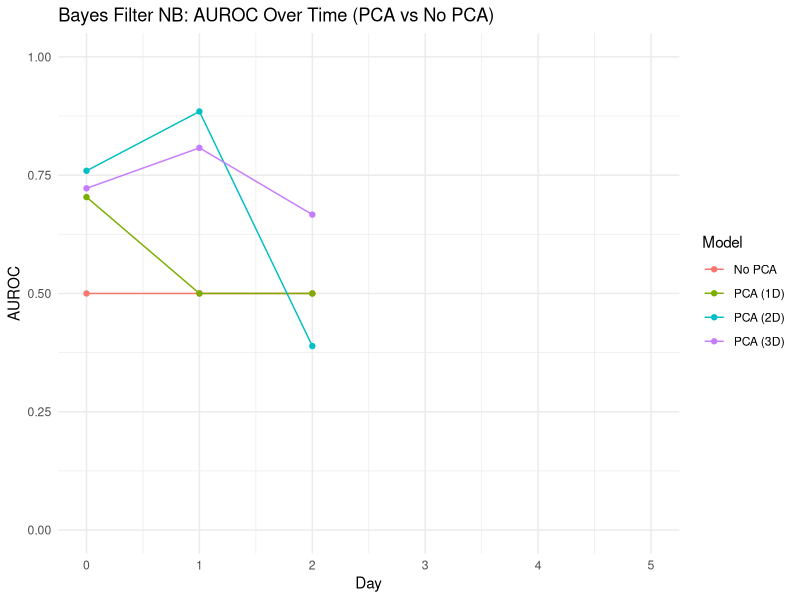
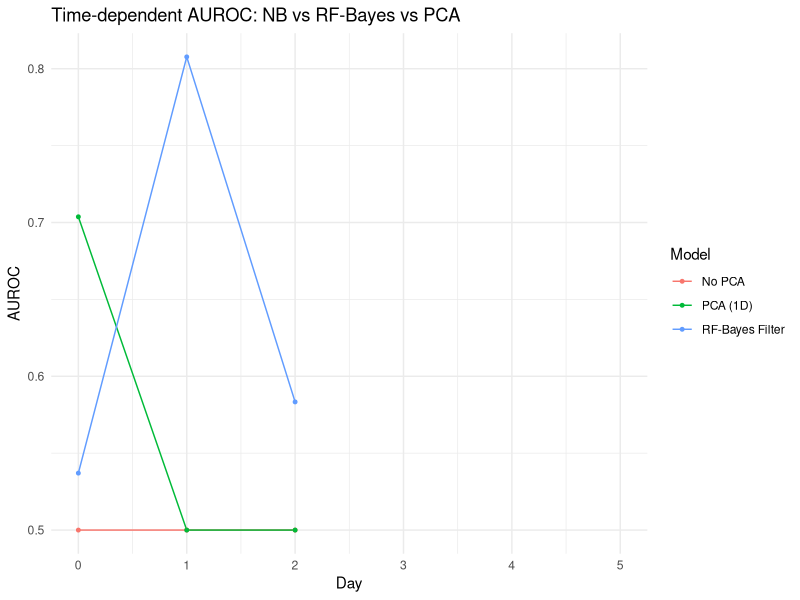
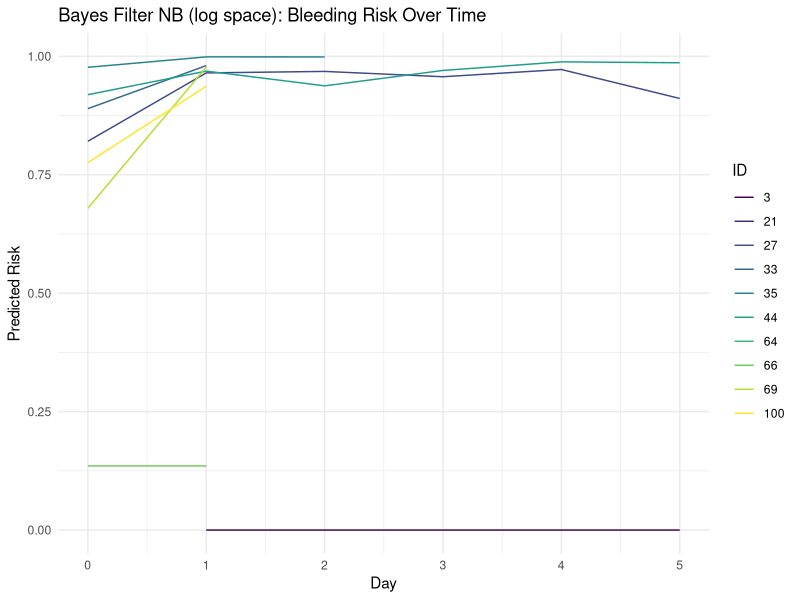
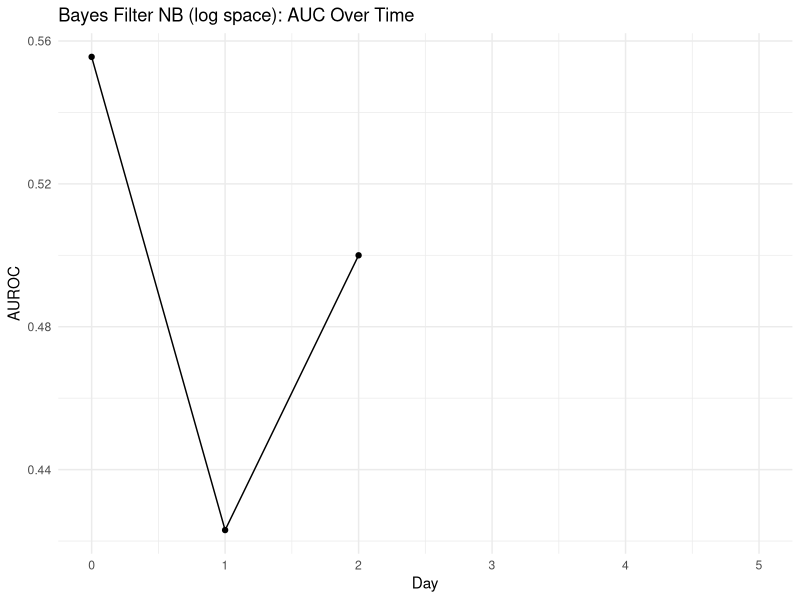
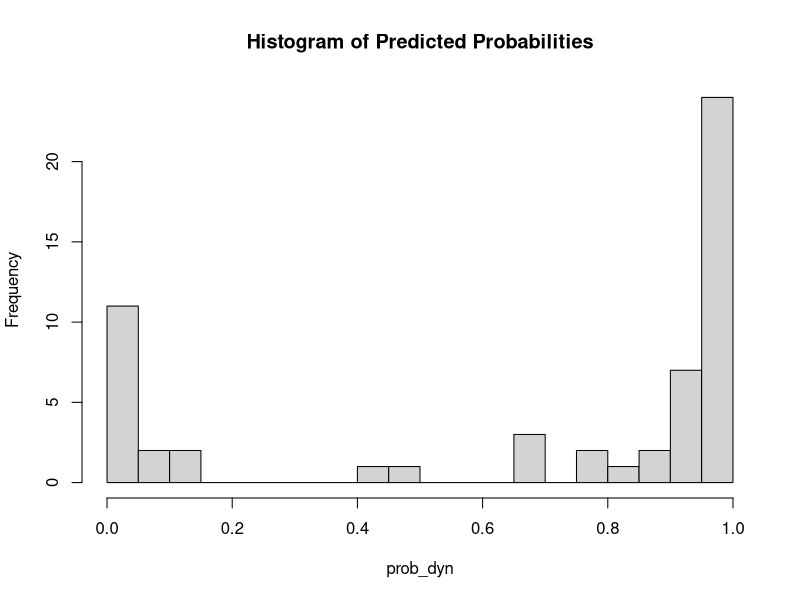
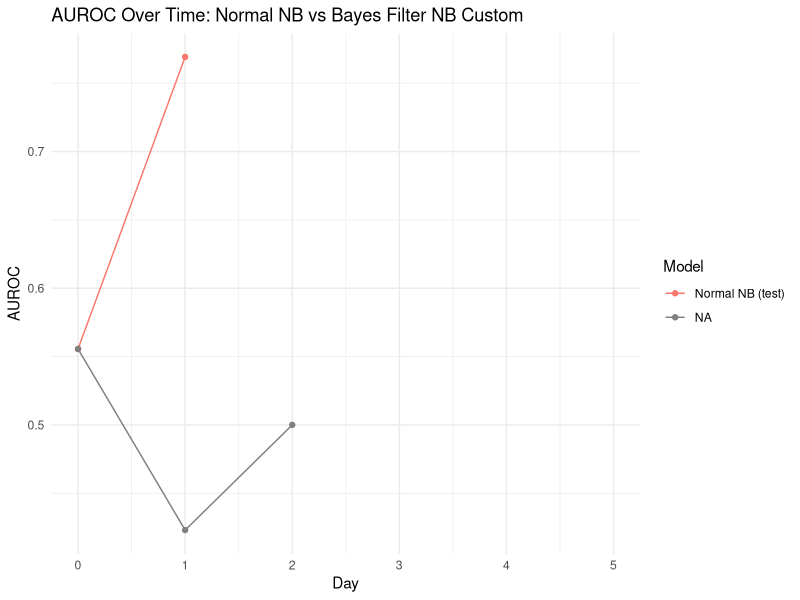

Write R code to recreate these figures, in order.
# =============================================================================
# Dynamic Naïve Bayes Filter for Bleeding Prediction
# =============================================================================

# --- ライブラリ読み込み ---
library(dplyr)
library(ggplot2)
library(pROC)
library(caret)
library(e1071)

# --- パラメータ ---
small <- 1e-6  # ゼロ分散対策用

# --- データ読み込み＋ラベル付与 ---
NB_bleeding <- read.csv("NB_bleeding_demo.csv", header = TRUE, sep = ",") %>%
  arrange(id, day) %>%
  group_by(id) %>%
  # 次の time の status をそのまま status_next として持ってくる
  mutate(status_next = lead(status)) %>%
  ungroup()

NB_bleeding <- NB_bleeding %>%
  select(status_next, everything())

NB_bleeding$status_next[!is.na(NB_bleeding$status_next)] <- 0
NB_bleeding$status[!is.na(NB_bleeding$status_next)] <- NB_bleeding$status_next[!is.na(NB_bleeding$status_next)]

NB_bleeding <- NB_bleeding %>%
  group_by(id) %>% mutate(status_next = lead(status)) %>%
  ungroup()

NB_bleeding <- NB_bleeding %>%
  filter(!is.na(status_next))

# --- 変数指定（静的・動的） ---
static_vars  <- names(NB_bleeding)[which(names(NB_bleeding) == "age"):
                                     which(names(NB_bleeding) == "main_disease")]
dynamic_vars <- names(NB_bleeding)[which(names(NB_bleeding) == "wbc"):
                                     which(names(NB_bleeding) == "gtp")]
all_vars <- c(static_vars, dynamic_vars)

# =============================================================================
# 条件付き分布の統計量推定
# =============================================================================
get_conditional_stats <- function(df, vars) {
  stats <- list()
  for (v in vars) {
    grp <- df %>%
      filter(!is.na(.data[[v]]), !is.na(status_next)) %>% #修正しました
      group_by(status_next) %>%
      summarise(
        mean = mean(.data[[v]], na.rm = TRUE),
        sd   = sd(.data[[v]],   na.rm = TRUE),
        .groups = "drop"
      )
    # 両クラスの情報があるかチェック（なければ NA で埋める）
    mean1 <- grp$mean[grp$status_next == 1]
    sd1   <- grp$sd[grp$status_next == 1]
    mean0 <- grp$mean[grp$status_next == 0]
    sd0   <- grp$sd[grp$status_next == 0]
    stats[[v]] <- list(
      mean1 = ifelse(length(mean1)>0, mean1, NA),
      sd1   = ifelse(length(sd1  )>0, sd1,   NA),
      mean0 = ifelse(length(mean0)>0, mean0, NA),
      sd0   = ifelse(length(sd0  )>0, sd0,   NA)
    )
  }
  return(stats)
}

# =============================================================================
# 各変数の log-likelihood ratio を計算
# =============================================================================
compute_log_likelihood_ratio <- function(row, cond_stats) {
  log_ratio <- 0
  for (v in names(cond_stats)) {
    if (!is.na(cond_stats[[v]]$mean1) && !is.na(cond_stats[[v]]$mean0)) {
      x   <- as.numeric(row[[v]])
      if (!is.na(x)) {
        mu1 <- cond_stats[[v]]$mean1
        sd1 <- max(cond_stats[[v]]$sd1, small)
        mu0 <- cond_stats[[v]]$mean0
        sd0 <- max(cond_stats[[v]]$sd0, small)
        log_p1 <- dnorm(x, mean = mu1, sd = sd1, log = TRUE)
        log_p0 <- dnorm(x, mean = mu0, sd = sd0, log = TRUE)
        log_ratio <- log_ratio + (log_p1 - log_p0)
      }
    }
  }
  return(log_ratio)
}

# =============================================================================
# ログオッズを累積更新するフィルター(参考、これは使わない)
# =============================================================================
apply_log_bayes_filter_weighted <- function(data, cond_stats, prior_init = 0.5, alpha = 0.5) {
  data <- data %>% arrange(id, day)
  data <- data %>% group_by(id) %>% mutate(
    score_logadd = {
      logit_prev <- log(prior_init / (1 - prior_init))
      n_pts <- n()
      scores <- numeric(n_pts)
      for (i in seq_len(n_pts)) {
        row_i <- cur_data()[i, ]
        delta  <- compute_log_likelihood_ratio(row_i, cond_stats)
        # 重み付き更新（過去と現在を alpha : 1-alpha で混合）
        # 原案はalphaなしのlogit_now <- logit_prev + delta
        logit_now <- alpha * logit_prev + (1 - alpha) * delta
        scores[i]  <- logit_now
        logit_prev <- logit_now
      }
      scores
    },
    prob_logadd = 1 / (1 + exp(-score_logadd))
  ) %>% ungroup()
  return(data)
}
#_dynをlogaddに修正
#alphaを加えた。alpha = 1だと前回分、alpha = 0だと今回分のみの観測尤度

# =============================================================================
# Dynamic Naïve Bayes Filter
# =============================================================================
apply_bayes_filter_with_transition <- function(data, cond_stats,
                                               P11 = 0.9, P01 = 0.1,
                                               prior_init = 0.5) {
  data <- data %>% arrange(id, day)
  data %>% group_by(id) %>% mutate(
    score_dyn = {
      # step0: 初期の logit
      logit_prev <- log(prior_init / (1 - prior_init))
      scores <- numeric(n())
      for (i in seq_len(n())) {
        # 1) 直前の posterior を確率に戻す
        p_prev <- 1 / (1 + exp(-logit_prev))
        # 2) 状態遷移で今回の事前確率を計算
        prior_t <- p_prev * P11 + (1 - p_prev) * P01
        logit_trans <- log(prior_t / (1 - prior_t))
        # 3) 観測尤度差（log-likelihood ratio）を計算
        row_i <- cur_data()[i, ]
        delta  <- compute_log_likelihood_ratio(row_i, cond_stats)
        # 4) 遷移後の logit に尤度差を足して更新
        logit_now <- logit_trans + delta
        scores[i] <- logit_now
        logit_prev <- logit_now
      }
      scores
    },
    prob_dyn = 1 / (1 + exp(-score_dyn))
  ) %>% ungroup()
}

# =============================================================================
#' Dynamic Naive Bayes Filter with personalized transition probabilities
#' (P11 and P01 computed from static features at each time point)
# =============================================================================

apply_bayes_filter_with_transition_custom <- function(data, cond_stats,
                                                      beta = c(-2, 3, 0.05),
                                                      prior_init = 0.5) {
  # beta: coefficients for logistic model to compute P(Y_t = 1 | Y_{t-1}, static_vars)
  # beta[1] = intercept, beta[2] = coefficient for Y_{t-1}, beta[3:] = static feature coeffs
  
  data <- data %>% arrange(id, day)
  
  # 必要な静的変数の列を抽出（ここでは age だけを例示）
  static_vars <- c("age")  # 必要に応じて拡張
  
  data %>% group_by(id) %>% mutate(
    score_dyn = {
      logit_prev <- log(prior_init / (1 - prior_init))
      scores <- numeric(n())
      
      # static変数を1人ぶんだけ取り出す（id単位）
      static_vals <- cur_data()[1, static_vars, drop = TRUE] %>% as.numeric()
      
      for (i in seq_len(n())) {
        # 1) 前回の事後を確率に戻す
        p_prev <- 1 / (1 + exp(-logit_prev))
        
        # 2) 状態遷移確率をロジスティックで計算（個別化）
        y_prev <- round(p_prev)  # 簡易的に 0/1 として扱う
        z <- beta[1] + beta[2] * y_prev + sum(beta[3:length(beta)] * static_vals)
        prior_t <- 1 / (1 + exp(-z))
        
        # 3) 観測尤度差を計算
        row_i <- cur_data()[i, ]
        delta <- compute_log_likelihood_ratio(row_i, cond_stats)
        
        # 4) ロジット更新
        logit_now <- log(prior_t / (1 - prior_t)) + delta
        scores[i] <- logit_now
        logit_prev <- logit_now
      }
      scores
    },
    prob_dyn = 1 / (1 + exp(-score_dyn))
  ) %>% ungroup()
}

# =============================================================================
#' Dynamic Naive Bayes Filter with personalized transition probabilities, random forest
#' (P11 and P01 computed from static features at each time point)
# =============================================================================

library(randomForest)

apply_bayes_filter_with_transition_rf <- function(data, cond_stats, rf_model, prior_init = 0.5) {
  data <- data %>% arrange(id, day)
  
  # 静的変数の名前（id列など除く）
  static_vars <- setdiff(names(rf_model$forest$xlevels), "y_prev")
  
  data <- data %>% group_by(id) %>% mutate(
    score_dyn = {
      logit_prev <- log(prior_init / (1 - prior_init))
      scores <- numeric(n())
      
      # idごとの静的変数は1回だけ抽出
      static_vals <- cur_data()[1, static_vars, drop = FALSE]
      
      for (i in seq_len(n())) {
        # 前回の事後確率 → y_prev = 0 or 1 に変換（離散化）
        y_prev <- as.integer(round(1 / (1 + exp(-logit_prev))))
        
        # 状態遷移確率の予測
        row_rf <- cbind(y_prev = y_prev, static_vals)
        prior_t <- predict(rf_model, newdata = row_rf, type = "prob")[, "1"]
        
        # 観測尤度差（動的変数を用いて計算）
        row_i <- cur_data()[i, ]
        delta <- compute_log_likelihood_ratio(row_i, cond_stats)
        
        # ベイズ更新
        logit_trans <- log(prior_t / (1 - prior_t))
        logit_now <- logit_trans + delta
        scores[i] <- logit_now
        logit_prev <- logit_now
      }
      
      scores
    },
    prob_dyn = 1 / (1 + exp(-score_dyn))
  ) %>% ungroup()
  
  return(data)
}

# =============================================================================
# PCA
# =============================================================================

apply_bayes_filter_with_transition_pca <- function(data, cond_stats,
                                                   P11 = 0.9, P01 = 0.1,
                                                   prior_init = 0.5) {
  data <- data %>% arrange(id, day)
  
  # PCAデータでlog-likelihood ratioを計算 → 逐次的に更新
  data <- data %>% group_by(id) %>% mutate(
    score_dyn = {
      logit_prev <- log(prior_init / (1 - prior_init))
      scores <- numeric(n())
      
      for (i in seq_len(n())) {
        p_prev <- 1 / (1 + exp(-logit_prev))
        prior_t <- p_prev * P11 + (1 - p_prev) * P01
        logit_trans <- log(prior_t / (1 - prior_t))
        
        # PCA成分でlog-likelihoodを計算
        row_i <- cur_data()[i, ]
        delta <- compute_log_likelihood_ratio(row_i, cond_stats)
        
        logit_now <- logit_trans + delta
        scores[i] <- logit_now
        logit_prev <- logit_now
      }
      
      scores
    },
    prob_dyn = 1 / (1 + exp(-score_dyn))
  ) %>% ungroup()
  
  return(data)
}

# 学習／テストデータの分割
# =============================================================================
set.seed(123)
ids        <- unique(NB_bleeding$id)
train_ids  <- sample(ids, length(ids) * 0.7)
test_ids   <- setdiff(ids, train_ids)

train_data <- NB_bleeding %>% filter(id %in% train_ids, day %in% 0:5)
test_data  <- NB_bleeding %>% filter(id %in% test_ids,  day %in% 0:5)

cond_stats_raw <- get_conditional_stats(train_data, all_vars)
test_results_raw <- apply_bayes_filter_with_transition(test_data, cond_stats_raw)

auc_raw <- test_results_raw %>%
  group_by(day) %>%
  summarise(
    AUROC = tryCatch({ as.numeric(auc(roc(status_next, prob_dyn))) }, error = function(e) NA),
    .groups = "drop"
  ) %>%
  mutate(model = "No PCA")

pca_dims <- c(1, 2, 3)
auc_pca_list <- list()

# PCA前に欠損除去したX_trainを使う
X_train <- train_data %>%
  select(all_of(all_vars), status_next) %>%
  na.omit()

pca_model <- prcomp(X_train[, all_vars], center = TRUE, scale. = TRUE)

X_test <- test_data %>%
  select(all_of(all_vars), status_next, id, day) %>%
  na.omit()

for (k in pca_dims) {
  # PCA変換
  train_proj <- predict(pca_model, X_train[, all_vars])[, 1:k, drop = FALSE]
  train_proj_df <- as.data.frame(train_proj)
  train_proj_df$status_next <- X_train$status_next
  
  test_proj <- predict(pca_model, X_test[, all_vars])[, 1:k, drop = FALSE]
  test_proj_df <- as.data.frame(test_proj)
  test_proj_df$status_next <- X_test$status_next
  test_proj_df$id <- X_test$id
  test_proj_df$day <- X_test$day
  
  # モデル学習・予測
  vars <- colnames(train_proj_df)[1:k]
  cond_stats <- get_conditional_stats(train_proj_df, vars)
  test_results <- apply_bayes_filter_with_transition_pca(test_proj_df, cond_stats)
  
  # AUROC計算
  auc_df <- test_results %>%
    filter(!is.na(status_next)) %>%
    group_by(day) %>%
    summarise(
      AUROC = if (n_distinct(status_next) >= 2) {
        tryCatch({
          as.numeric(auc(roc(status_next, prob_dyn)))
        }, error = function(e) NA)
      } else {
        NA
      },
      .groups = "drop"
    ) %>%
    mutate(model = paste0("PCA (", k, "D)"))
  
  auc_pca_list[[paste0("PCA_", k, "D")]] <- auc_df
}

auc_compare <- bind_rows(auc_raw, do.call(bind_rows, auc_pca_list))

ggplot(auc_compare, aes(x = day, y = AUROC, color = model)) +
  geom_line() +
  geom_point() +
  labs(
    title = "Bayes Filter NB: AUROC Over Time (PCA vs No PCA)",
    x = "Day", y = "AUROC", color = "Model"
  ) +
  ylim(0, 1) +
  theme_minimal()

rf_train <- train_data %>%
  group_by(id) %>%
  mutate(y_prev = lag(status)) %>%
  filter(!is.na(status_next), !is.na(y_prev)) %>%
  ungroup()

static_formula <- paste(static_vars, collapse = " + ")
rf_formula <- as.formula(paste("as.factor(status_next) ~ y_prev +", static_formula))

rf_model <- randomForest(
  formula = rf_formula,
  data = rf_train,
  ntree = 100
)

# 条件付き分布の統計量（動的変数）を推定
cond_stats <- get_conditional_stats(train_data, dynamic_vars)

# フィルター適用
test_results_rf <- apply_bayes_filter_with_transition_rf(
  test_data, cond_stats, rf_model
)

library(pROC)

auc_by_day_rf <- test_results_rf %>%
  filter(!is.na(status_next)) %>%
  group_by(day) %>%
  summarise(
    AUROC = tryCatch({
      roc_obj <- roc(status_next, prob_dyn)
      as.numeric(auc(roc_obj))
    }, error = function(e) NA),
    .groups = "drop"
  ) %>%
  mutate(model = "RF-Bayes Filter")

auc_pca_1d <- auc_pca_list[["PCA_1D"]]

auc_pca_1d

# 既に作ってある Naive Bayes の AUROC 結果などと結合
auc_compare <- bind_rows(auc_by_day_rf, auc_raw, auc_pca_1d)

ggplot(auc_compare, aes(x = day, y = AUROC, color = model)) +
  geom_line(size = 0.5) +
  geom_point(size = 1) +
  labs(
    title = "Time-dependent AUROC: NB vs RF-Bayes vs PCA",
    x = "Day", y = "AUROC", color = "Model"
  ) +
  theme_minimal()




# =============================================================================
# モデル学習と予測
# =============================================================================
cond_stats <- get_conditional_stats(train_data, all_vars)
test_results <- apply_bayes_filter_with_transition_custom(test_data, cond_stats)

# =============================================================================
# リスク推移の可視化（ランダムに10 ID を抽出）
# =============================================================================
set.seed(42)
sample_ids <- sample(unique(test_results$id), 10, replace = FALSE)
ggplot(test_results %>% filter(id %in% sample_ids),
       aes(x = day, y = prob_dyn, group = id, color = as.factor(id))) +
  geom_line() +
  labs(
    title = "Bayes Filter NB (log space): Bleeding Risk Over Time",
    x = "Day", y = "Predicted Risk", color = "ID"
  ) +
  theme_minimal() +
  scale_color_viridis_d()

# =============================================================================
# AUROC（日別）の計算とプロット
# =============================================================================
auc_by_day <- test_results %>%
  group_by(day) %>%
  summarise(
    AUROC = tryCatch({
      roc_obj <- roc(status_next, prob_dyn)
      as.numeric(auc(roc_obj))
    }, error = function(e) NA),
    .groups = "drop"
  )

print(auc_by_day)

ggplot(auc_by_day, aes(x = day, y = AUROC)) +
  geom_line() +
  geom_point() +
  labs(
    title = "Bayes Filter NB (log space): AUC Over Time",
    x = "Day", y = "AUROC"
  ) +
  theme_minimal()

# =============================================================================
# 混同行列（しきい値 0.5 で day=0～4）
# =============================================================================
threshold <- 0.5
for (d in 0:4) {
  cat("\n==== Confusion Matrix for Day", d, "====\n")
  df_day <- test_results %>% filter(day == d)
  if (nrow(df_day) > 0) {
    pred   <- factor(ifelse(df_day$prob_dyn >= threshold, 1, 0), levels = c(0,1))
    actual <- factor(df_day$status_next,                     levels = c(0,1))
    cm     <- confusionMatrix(pred, actual, positive = "1")
    print(cm$table)
    cat("Accuracy   :", round(cm$overall["Accuracy"], 3), "\n")
    cat("Sensitivity:", round(cm$byClass["Sensitivity"], 3), "\n")
    cat("Specificity:", round(cm$byClass["Specificity"], 3), "\n")
  } else {
    cat("No data for day", d, "\n")
  }
}

# =============================================================================
# 予測確率の分布確認
# =============================================================================
print(summary(test_results$prob_dyn))
hist(test_results$prob_dyn,
     breaks = 30,
     main   = "Histogram of Predicted Probabilities",
     xlab   = "prob_dyn")


# --- 1) Normal NB の AUROC（訓練データ上） ---
nb_auc_train <- data.frame(day = integer(), AUROC = numeric())

for (t in 0:5) {
  df_train <- train_data %>%
    filter(day == t) %>%
    select(all_of(all_vars), status_next) %>%
    na.omit()
  
  if (nrow(df_train) > 10 && length(unique(df_train$status_next)) > 1) {
    df_train$status_next <- factor(df_train$status_next, levels = c(0, 1))
    model <- naiveBayes(status_next ~ ., data = df_train)
    pred_prob <- predict(model, df_train, type = "raw")[, "1"]
    roc_obj <- roc(df_train$status_next, pred_prob, levels = c("0", "1"))
    auc_val <- as.numeric(auc(roc_obj))
  } else {
    auc_val <- NA
  }
  
  nb_auc_train <- rbind(nb_auc_train, data.frame(day = t, AUROC = auc_val))
}
nb_auc_train$model <- "Normal NB (train)"

# --- 2) Normal NB の AUROC（テストデータ上） ---
nb_auc_test <- data.frame(day = integer(), AUROC = numeric())

for (t in 0:5) {
  df_train <- train_data %>%
    filter(day == t) %>%
    select(all_of(all_vars), status_next) %>%
    na.omit()
  df_test  <- test_data %>%
    filter(day == t) %>%
    select(all_of(all_vars), status_next) %>%
    na.omit()
  
  if (nrow(df_train) > 10 && length(unique(df_train$status_next)) > 1 &&
      nrow(df_test)  > 10 && length(unique(df_test$status_next))  > 1) {
    df_train$status_next <- factor(df_train$status_next, levels = c(0, 1))
    model <- naiveBayes(status_next ~ ., data = df_train)
    pred_prob <- predict(model, df_test, type = "raw")[, "1"]
    roc_obj <- roc(df_test$status_next, pred_prob, levels = c("0", "1"))
    auc_val <- as.numeric(auc(roc_obj))
  } else {
    auc_val <- NA
  }
  
  nb_auc_test <- rbind(nb_auc_test, data.frame(day = t, AUROC = auc_val))
}
nb_auc_test$model <- "Normal NB (test)"

# --- 3) プロット比較 ---
auc_compare <- bind_rows(nb_auc_test, auc_by_day)

ggplot(auc_compare, aes(x = day, y = AUROC, color = model)) +
  geom_line() +
  geom_point() +
  labs(title = "AUROC Over Time: Normal NB vs Bayes Filter NB Custom",
       x = "Day", y = "AUROC",
       color = "Model") +
  theme_minimal()

# --- 4) 混同行列 (Normal NB on test data) の修正版 ---
for (t in 0:5) {
  cat("\n==== Confusion Matrix for Normal NB (Day", t, ") ====\n")
  
  df_train <- train_data %>%
    filter(day == t) %>%
    select(all_of(all_vars), status_next) %>%
    na.omit() %>%
    mutate(status_next = factor(status_next, levels = c(0, 1)))
  
  df_test <- test_data %>%
    filter(day == t) %>%
    select(all_of(all_vars), status_next) %>%
    na.omit() %>%
    mutate(status_next = factor(status_next, levels = c(0, 1)))  # ← ここで因子化
  
  if (nrow(df_train) > 10 && nrow(df_test) > 10 &&
      length(unique(df_train$status_next)) > 1 &&
      length(unique(df_test$status_next))  > 1) {
    
    # モデル学習
    model     <- naiveBayes(status_next ~ ., data = df_train)
    pred_prob <- predict(model, df_test, type = "raw")[, "1"]
    
    # 予測クラスも同じレベルで因子化
    pred_class <- factor(ifelse(pred_prob >= threshold, 1, 0),
                         levels = c(0, 1))
    
    # 混同行列
    cm <- confusionMatrix(pred_class, df_test$status_next, positive = "1")
    print(cm$table)
    cat("Accuracy:   ", round(cm$overall["Accuracy"], 3), "\n")
    cat("Sensitivity:", round(cm$byClass["Sensitivity"], 3), "\n")
    cat("Specificity:", round(cm$byClass["Specificity"], 3), "\n")
  } else {
    cat("Not enough data for day", t, "\n")
  }
}
